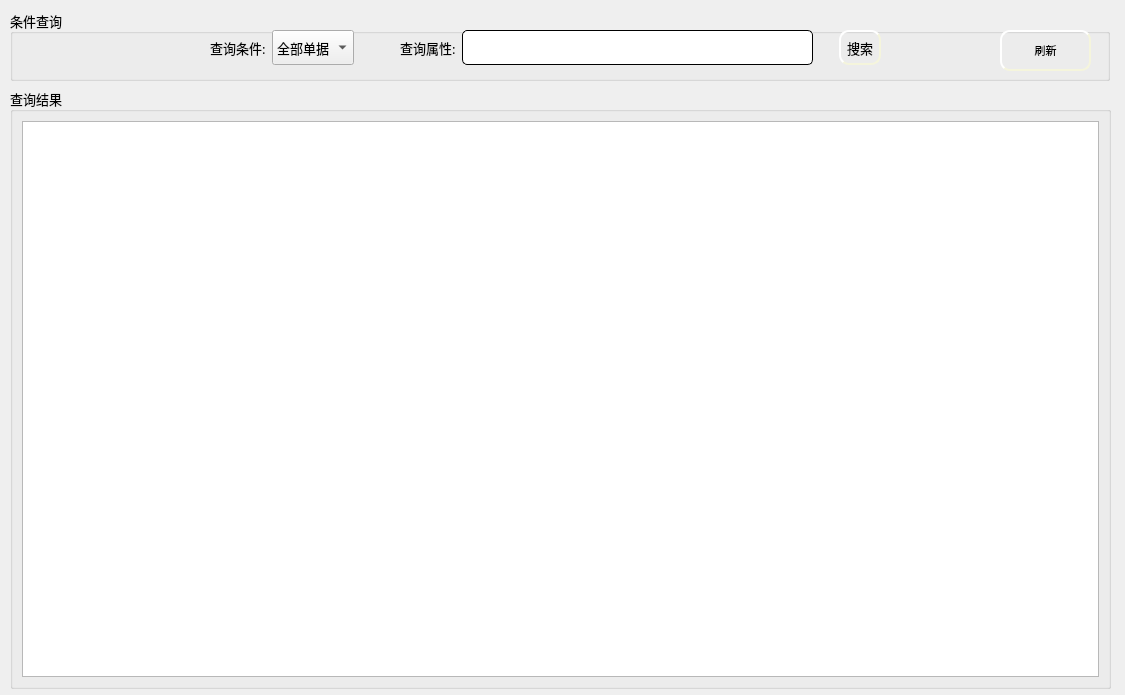
<?xml version="1.0" encoding="UTF-8"?>
<ui version="4.0">
 <class>LocalRecord</class>
 <widget class="QWidget" name="LocalRecord">
  <property name="geometry">
   <rect>
    <x>0</x>
    <y>0</y>
    <width>1125</width>
    <height>695</height>
   </rect>
  </property>
  <property name="windowTitle">
   <string>Form</string>
  </property>
  <property name="styleSheet">
   <string notr="true"/>
  </property>
  <widget class="QGroupBox" name="groupBox_2">
   <property name="geometry">
    <rect>
     <x>10</x>
     <y>88</y>
     <width>1101</width>
     <height>601</height>
    </rect>
   </property>
   <property name="font">
    <font>
     <family>楷体</family>
     <pointsize>10</pointsize>
    </font>
   </property>
   <property name="title">
    <string>查询结果</string>
   </property>
   <layout class="QGridLayout" name="gridLayout_2">
    <item row="0" column="0">
     <widget class="QTableWidget" name="tableWidget"/>
    </item>
   </layout>
  </widget>
  <widget class="QGroupBox" name="groupBox">
   <property name="geometry">
    <rect>
     <x>10</x>
     <y>10</y>
     <width>1100</width>
     <height>71</height>
    </rect>
   </property>
   <property name="font">
    <font>
     <family>楷体</family>
     <pointsize>10</pointsize>
    </font>
   </property>
   <property name="title">
    <string>条件查询</string>
   </property>
   <widget class="QWidget" name="layoutWidget_5">
    <property name="geometry">
     <rect>
      <x>200</x>
      <y>20</y>
      <width>671</width>
      <height>35</height>
     </rect>
    </property>
    <layout class="QGridLayout" name="gridLayout">
     <item row="0" column="0">
      <widget class="QLabel" name="label">
       <property name="text">
        <string>查询条件:</string>
       </property>
      </widget>
     </item>
     <item row="0" column="5">
      <spacer name="horizontalSpacer">
       <property name="orientation">
        <enum>Qt::Horizontal</enum>
       </property>
       <property name="sizeType">
        <enum>QSizePolicy::Fixed</enum>
       </property>
       <property name="sizeHint" stdset="0">
        <size>
         <width>20</width>
         <height>20</height>
        </size>
       </property>
      </spacer>
     </item>
     <item row="0" column="3">
      <widget class="QLabel" name="label_2">
       <property name="text">
        <string>查询属性:</string>
       </property>
      </widget>
     </item>
     <item row="0" column="1">
      <widget class="QComboBox" name="comboBox">
       <property name="sizePolicy">
        <sizepolicy hsizetype="Preferred" vsizetype="Preferred">
         <horstretch>0</horstretch>
         <verstretch>0</verstretch>
        </sizepolicy>
       </property>
       <item>
        <property name="text">
         <string>全部单据</string>
        </property>
       </item>
       <item>
        <property name="text">
         <string>取货单号</string>
        </property>
       </item>
       <item>
        <property name="text">
         <string>单据状态</string>
        </property>
       </item>
      </widget>
     </item>
     <item row="0" column="4">
      <widget class="QLineEdit" name="le_select">
       <property name="enabled">
        <bool>false</bool>
       </property>
       <property name="sizePolicy">
        <sizepolicy hsizetype="Expanding" vsizetype="Preferred">
         <horstretch>0</horstretch>
         <verstretch>0</verstretch>
        </sizepolicy>
       </property>
       <property name="styleSheet">
        <string notr="true">QLineEdit{
    border-style: outset;
    border-width: 1px;
    border-radius: 5px;

    min-width: 5em;
    padding: 6px;
}</string>
       </property>
      </widget>
     </item>
     <item row="0" column="6">
      <widget class="QPushButton" name="pb_select">
       <property name="sizePolicy">
        <sizepolicy hsizetype="Minimum" vsizetype="Preferred">
         <horstretch>0</horstretch>
         <verstretch>0</verstretch>
        </sizepolicy>
       </property>
       <property name="styleSheet">
        <string notr="true">QPushButton{
	background-image: url(:/ico/pb1.jpg);
    border-style: outset;
    border-width: 2px;
    border-radius: 10px;
    border-color: beige;
    min-width: 5em;
    padding: 6px;
}
QPushButton:hover
{
	
	background-image: url(:/ico/pb.jpg);
    border-style: inset;
}

QPushButton:pressed{
	
	background-image: url(:/ico/pb2.jpg);
    border-style: inset;
}


</string>
       </property>
       <property name="text">
        <string>搜索</string>
       </property>
      </widget>
     </item>
     <item row="0" column="2">
      <spacer name="horizontalSpacer_2">
       <property name="orientation">
        <enum>Qt::Horizontal</enum>
       </property>
       <property name="sizeType">
        <enum>QSizePolicy::Fixed</enum>
       </property>
       <property name="sizeHint" stdset="0">
        <size>
         <width>40</width>
         <height>20</height>
        </size>
       </property>
      </spacer>
     </item>
    </layout>
   </widget>
   <widget class="QPushButton" name="pb_break">
    <property name="geometry">
     <rect>
      <x>990</x>
      <y>20</y>
      <width>91</width>
      <height>41</height>
     </rect>
    </property>
    <property name="font">
     <font>
      <pointsize>8</pointsize>
     </font>
    </property>
    <property name="styleSheet">
     <string notr="true">QPushButton{
	background-image: url(:/ico/pb1.jpg);
    border-style: outset;
    border-width: 2px;
    border-radius: 10px;
    border-color: beige;
    min-width: 5em;
    padding: 6px;
}
QPushButton:hover
{
	
	background-image: url(:/ico/pb.jpg);
    border-style: inset;
}

QPushButton:pressed{
	
	background-image: url(:/ico/pb2.jpg);
    border-style: inset;
}


</string>
    </property>
    <property name="text">
     <string>刷新</string>
    </property>
   </widget>
  </widget>
 </widget>
 <resources/>
 <connections/>
</ui>
